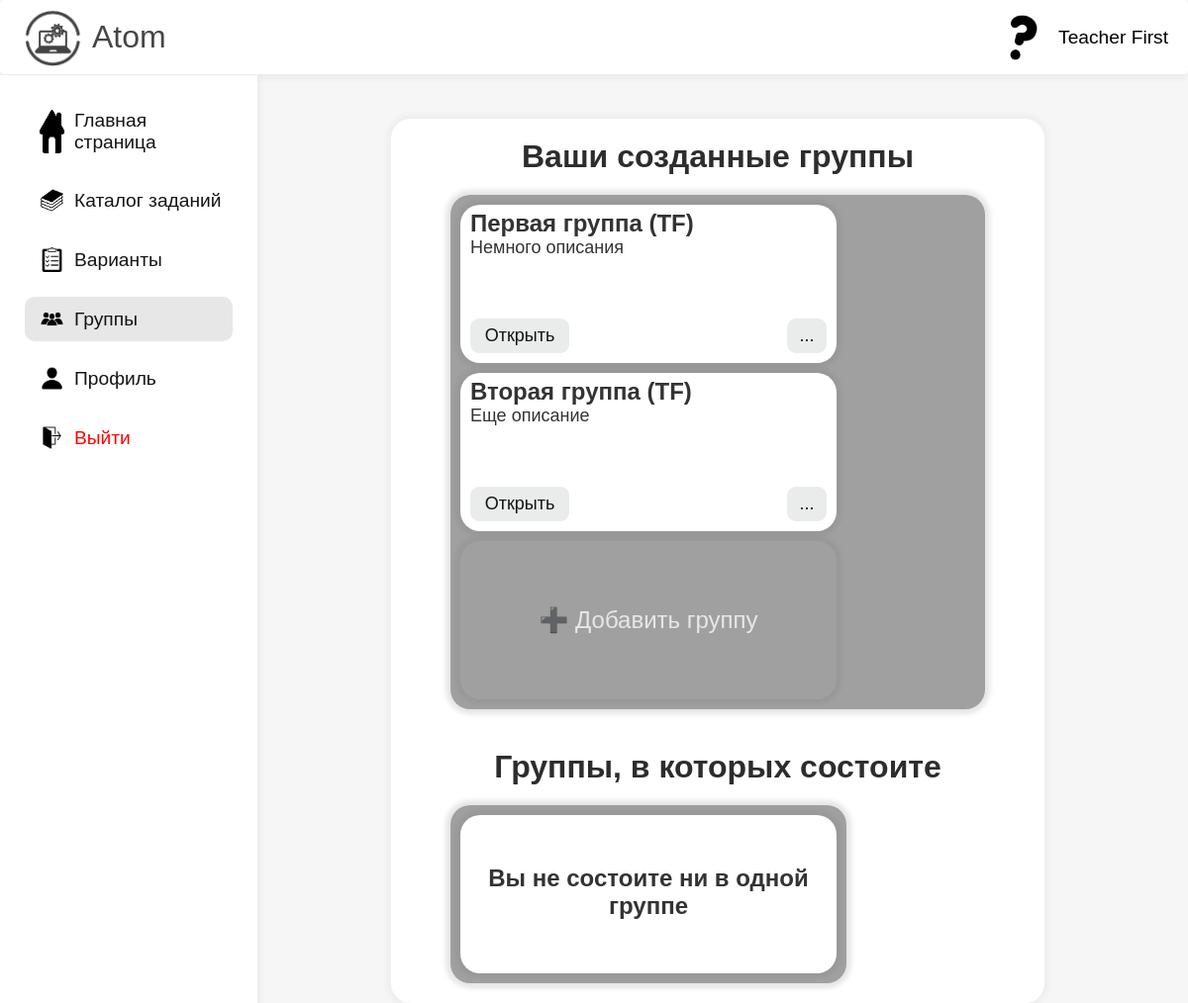
The app's page /groups (signed in) with its own data.
### data/users.py (models this page shows, shortened)
class User(SqlAlchemyBase, UserMixin, SerializerMixin):
    __tablename__ = 'users'
    id = sqlalchemy.Column(sqlalchemy.Integer,
                           primary_key=True, autoincrement=True)
    name = sqlalchemy.Column(sqlalchemy.String)
    surname = sqlalchemy.Column(sqlalchemy.String)
    email = sqlalchemy.Column(sqlalchemy.String)
    hashed_password = sqlalchemy.Column(sqlalchemy.String)
    created_date = sqlalchemy.Column(sqlalchemy.String,
                                     default=datetime.datetime.now)
    profile_pics = sqlalchemy.Column(sqlalchemy.String, default='/static/profile_pics/default.png')
    groups = orm.relationship("Group", secondary="user_to_group", backref="users")
    groups_participant = sqlalchemy.Column(sqlalchemy.String, default='')
    is_teacher = sqlalchemy.Column(sqlalchemy.Boolean)
    solved_tasks_ids = sqlalchemy.Column(sqlalchemy.String, default='')
    solved_variants = sqlalchemy.Column(sqlalchemy.Integer, default=0)
    def get_group_participant(self):
        if self.groups_participant == '':
            return None
        else:
            return self.groups_participant.split(';')

### data/groups.py (models this page shows, shortened)
class Group(SqlAlchemyBase, UserMixin, SerializerMixin):
    __tablename__ = 'groups'
    id = sqlalchemy.Column(sqlalchemy.Integer,
                           primary_key=True, autoincrement=True)
    name = sqlalchemy.Column(sqlalchemy.String)
    description = sqlalchemy.Column(sqlalchemy.String)
    user_id = sqlalchemy.Column(sqlalchemy.Integer,
                                sqlalchemy.ForeignKey("users.id"))
    members = sqlalchemy.Column(sqlalchemy.String, default='')
    link = sqlalchemy.Column(sqlalchemy.String)
    announcement_id = sqlalchemy.Column(sqlalchemy.Integer, sqlalchemy.ForeignKey('announcements.id'))
    announcement = orm.relationship('Announcement')
    group_works = orm.relationship('Group_work', secondary='group_to_group_work', backref='groups')

### server.py (the view)
@app.route('/groups', methods=['GET', 'POST'])
@login_required
def groups():
    formCreate = createGroupForm()
    formEdit = editGroupForm()
    groups = current_user.get_group_participant()
    if groups:
        groups_participant = [db_sess.get(Group, id) for id in groups]
    else:
        groups_participant = [None]
    params = {
        'groups': db_sess.query(Group).filter(current_user.id == Group.user_id),
        'groups_participant': groups_participant
    }
    return render_template('Groups.html', title='Группы', active='5', formCreate=formCreate,
                           formEdit=formEdit, **params)

### data/db_session.py (called while the page is built)
def create_session() -> Session:
    global __factory
    return __factory()

### server.py (called while the page is built)
@login_manager.user_loader
def load_user(user_id):
    db_sess = db_session.create_session()
    return db_sess.query(User).get(user_id)

### templates/Groups.html (shortened to what this page needs)
{% extends "Base.html" %}
{% block content %}
<link rel="stylesheet" href="/static/Groups/styles/content.css">
<link rel="stylesheet" href="/static/Groups/styles/dialogs.css">
<div class="content-section">
    <div class="items-holder">
        {% if current_user.is_teacher == 1 %}
            <h1 class="header1">Ваши созданные группы</h1>
            <div class="group-holder">
                {% for group in groups %}
                    <article class="group">
                        <div class="info-holder">
                            <h1>{{group.name}}</h1>
                            <p>{{group.description}}</p>
                        </div>
                        <div class="button-holder">
                            <a class="open" href="/groups/{{group.id}}">Открыть</a>
                            <button class="more" id="more1" name="{{group.id}}">...</button>
                        </div>
                    </article>
                {% endfor %}
                <article class="create-button">➕ Добавить группу</article>
            </div>
            <h1 class="header2" style="text-align: center;color: rgb(45, 45, 45);margin-top: 40px;">Группы, в которых состоите</h1>
        {% else %}
            <h1 class="header2" style="text-align: center;color: rgb(45, 45, 45)">Группы, в которых состоите</h1>
        {% endif %}
        <div class="group-holder">
            {% for group in groups_participant %}
                {% if group %}
                    <article class="group">
                        <div class="info-holder">
                            <h1>{{group.name}}</h1>
                            <p>{{group.description}}</p>
                        </div>
                        <div class="button-holder">
                            <a class="open" href="/groups/{{group.id}}">Открыть</a>
                            <button class="more" id="more2" name="{{group.id}}">...</button>
                        </div>
                        <div class="extras2" id="extras2-{{group.id}}" style="display: none;">
                            <button class="leave">Покинуть группу</button>
                        </div>
                    </article>
                {% else %}
                    <article class="group">
                        <h1 class="warning">Вы не состоите ни в одной группе</h1>
                    </article>
                {% endif %}
            {% endfor %}
        </div>
    </div>
</div>
{% endblock %}

### templates/Base.html (shortened to what this page needs)
<!DOCTYPE html>
<html lang="en">
<head>
    <link rel="stylesheet" href="/static/Base/styles/Main.css">
    <link rel="stylesheet" href="/static/Base/styles/content.css">
</head>
<body>
    <div class="head-navbar">
        <a class="website-logo" href="/">
            <img class="logo" src="/static/cards/Logo.png" alt="">
            <p class="text">Atom</p>
        </a>
        {% if current_user.is_authenticated %}
            <div class="user-items">
                <img src="{{current_user.profile_pics}}" alt="">
                <p>{{current_user.name}} {{current_user.surname}}</p>
            </div>
        {% else %}
            <div class="forms-items">
                <a href="/register">Регистрация</a>
                <a href="/login">Войти</a>
            </div>
        {% endif %}
    </div>
    <div class="left-navbar">
        {% if active == '1' %}
            <a style="margin-top: 25px;" class="left-navbar-item-pressed" href="/">
                <img class="icons" src="/static/cards/homeIcon.png" alt="">
                <p class="text">Главная страница</p>
            </a>
        {% else %}
            <a style="margin-top: 25px;" class="left-navbar-item" href="/">
                <img class="icons" src="/static/cards/homeIcon.png" alt="">
                <p class="text">Главная страница</p>
            </a>
        {% endif %}
        {% if active == '2' %}
            <a class="left-navbar-item-pressed" href="/catalog">
                <img class="icons" src="/static/cards/catalogIcon.png" alt="">
                <p class="text">Каталог заданий</p>
            </a>
        {% else %}
            <a class="left-navbar-item" href="/catalog">
                <img class="icons" src="/static/cards/catalogIcon.png" alt="">
                <p class="text">Каталог заданий</p>
            </a>
        {% endif %}
        {% if current_user.is_authenticated %}
            {% if active == '3' %}
                <a class="left-navbar-item-pressed" href="/variants/choose">
                    <img class="icons" src="/static/cards/variantsIcon.png" alt="">
                    <p class="text">Варианты</p>
                </a>
            {% else %}
                <a class="left-navbar-item" href="/variants/choose">
                    <img class="icons" src="/static/cards/variantsIcon.png" alt="">
                    <p class="text">Варианты</p>
                </a>
            {% endif %}
        {% endif %}
        {% if current_user.is_authenticated %}
            {% if active == '5' %}
                <a class="left-navbar-item-pressed" href="/groups">
                    <img class="icons" src="/static/cards/groupIcon.png" alt="">
                    <p class="text">Группы</p>
                </a>
            {% else %}
                <a class="left-navbar-item" href="/groups">
                    <img class="icons" src="/static/cards/groupIcon.png" alt="">
                    <p class="text">Группы</p>
                </a>
            {% endif %}
            {% if active == '4' %}
                <a class="left-navbar-item-pressed" href="/profile">
                    <img class="icons" src="/static/cards/profileIcon.png" alt="">
                    <p class="text">Профиль</p>
                </a>
            {% else %}
                <a class="left-navbar-item" href="/profile">
                    <img class="icons" src="/static/cards/profileIcon.png" alt="">
                    <p class="text">Профиль</p>
                </a>
            {% endif %}
            <a class="left-navbar-item-logout" href="/logout">
                <img class="icons" src="/static/cards/logoutIcon.png" alt="">
                <p class="text">Выйти</p>
            </a>
        {% endif %}
    </div>
    {% block content %}{% endblock %}
</body>
</html>

### static/Base/styles/Main.css (style rules this page uses)
* { padding: 0; margin: 0; font-family: 'Gill Sans', 'Gill Sans MT', Calibri, 'Trebuchet MS', sans-serif; }
body { background-color: rgb(246, 246, 246); }

### static/Base/styles/content.css (style rules this page uses)
.head-navbar { display: flex; position: fixed; top: 0; border-radius: 5px; background-color: white; border-bottom: 1px solid rgb(238, 238, 238); width: 100%; height: 75px; z-index: 5; box-shadow: 0px 5px 5px 0px rgba(0, 0, 0, 0.03) }
.head-navbar .website-logo { display: flex; width: max-content; justify-content: center; align-items: center; margin-left: 23px; text-decoration: none; gap: 10px; }
.head-navbar .website-logo .logo { height: 60px; }
.head-navbar .website-logo .text { color: rgb(70, 70, 70); font-size: xx-large; align-self: center; }
.head-navbar .user-items { display: flex; justify-content: end; width: 100%; align-items: center; gap: 10px; margin-right: 20px; }
.head-navbar .user-items img { height: 50px; width: 50px; border-radius: 25px; }
.head-navbar .user-items p { font-size: larger; }
.left-navbar { display: flex; position: fixed; top: 76px; flex-direction: column; background-color: white; width: 260px; height: 100%; z-index: 6; box-shadow: 5px 0px 5px 0px rgba(0, 0, 0, 0.03) }
.left-navbar .left-navbar-item-pressed { display: flex; text-decoration: none; margin-left: 25px; margin-top: 15px; padding-left: 15px; padding-top: 10px; padding-bottom: 10px; gap: 10px; width: calc(100% - 65px); background-color: rgb(231, 231, 231); border-radius: 10px; }
.left-navbar .left-navbar-item, .left-navbar .left-navbar-item-logout { display: flex; text-decoration: none; margin-left: 25px; margin-top: 15px; padding-left: 15px; padding-top: 10px; padding-bottom: 10px; gap: 10px; width: calc(100% - 65px); border-radius: 10px; transition: 0.25s, 0.25s; }
.left-navbar .left-navbar-item .icons, .left-navbar .left-navbar-item-pressed .icons, .left-navbar .left-navbar-item-logout .icons { width: 25px; }
.left-navbar .left-navbar-item .text, .left-navbar .left-navbar-item-pressed .text { color: rgb(20, 20, 20); font-size: larger; align-self: center; }
.left-navbar .left-navbar-item-logout .text { color: rgb(255, 0, 0); font-size: larger; align-self: center; }

### records on screen
User: profile_pics (picture), name "Teacher", surname "First"
Group: name "Первая группа (TF)", description "Немного описания"
Group: name "Вторая группа (TF)", description "Еще описание"
